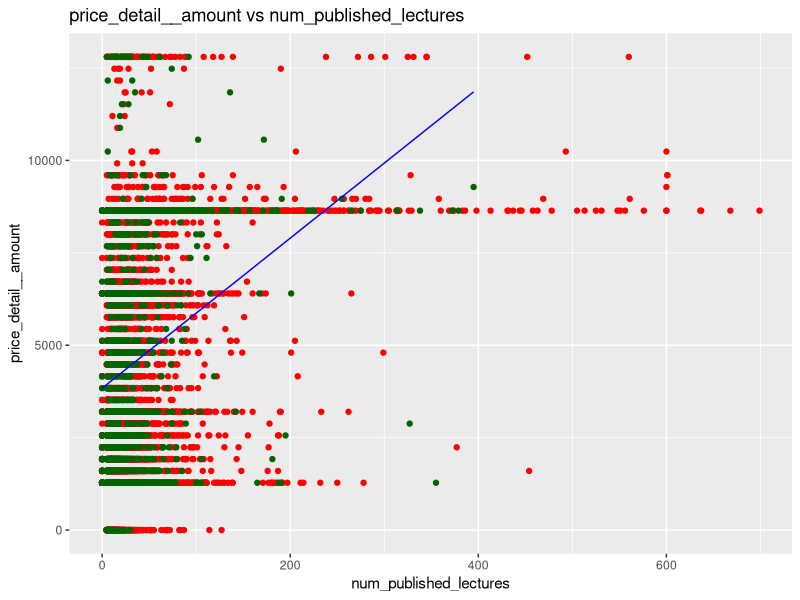
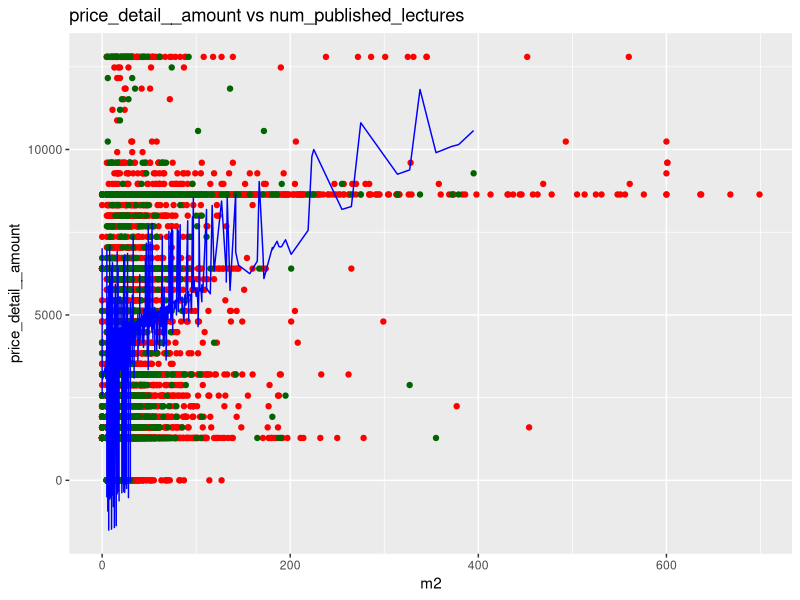
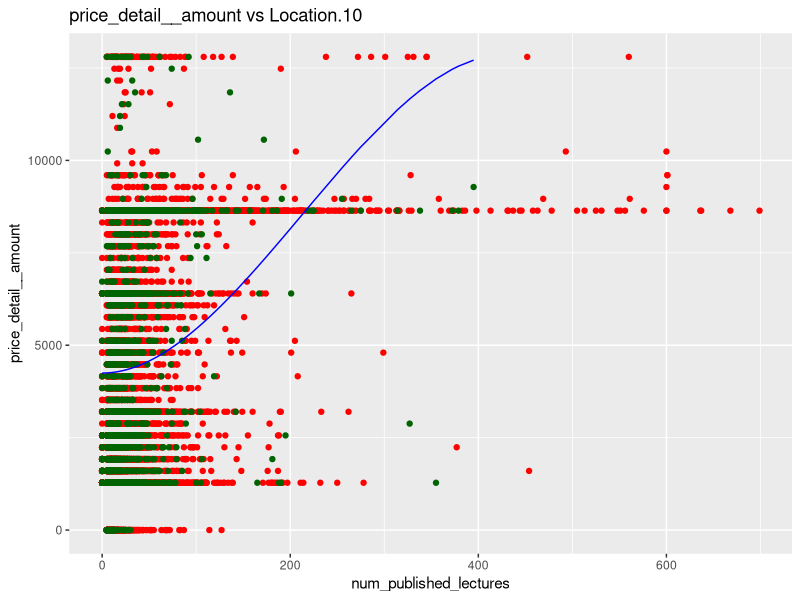

Source code (R) for these figures, in order:
## ---- chunk 1
knitr::opts_chunk$set(echo = TRUE)
## ---- chunk 2
info_train <- read.csv2("udemy_train.csv", header = TRUE, encoding = "UNICOD")
info_train <- info_train[,-1]
info_test <- read.csv2("udemy_test.csv", header = TRUE, encoding = "UNICOD")
info_test <- info_test[,-1]
## ---- chunk 3
model_sr <- lm(price_detail__amount ~ num_published_lectures, info_train)
summary(model_sr)
## ---- chunk 4
p_sr <- predict(model_sr, info_test)

r2_sr <- 1-sum((info_train$price_detail__amount - predict(model_sr, info_train))^2)/sum((info_train$price_detail__amount - mean(info_train$price_detail__amount))^2)
R2_sr <- cor(info_train$price_detail__amount, fitted(model_sr))^2 #simplier ex.

train_mse_sr <- sum((info_train$price_detail__amount-predict(model_sr, info_train))^2)/length(info_train$price_detail__amount)
test_mse_sr <- sum((info_test$price_detail__amount-p_sr)^2)/length(p_sr)

r2_sr
R2_sr
train_mse_sr
test_mse_sr
## ---- chunk 5
library(ggplot2)
ggplot() +
  geom_point(aes(info_train$num_published_lectures, info_train$price_detail__amount),colour = 'red') +
  geom_point(aes(info_test$num_published_lectures, info_test$price_detail__amount),colour = 'dark green') +
  geom_line(aes(info_test$num_published_lectures, p_sr),colour = 'blue') +
  ggtitle('price_detail__amount vs num_published_lectures') +
  xlab('num_published_lectures') +
  ylab('price_detail__amount')
## ---- chunk 6
model_mr <- lm(data = info_train, price_detail__amount ~ .)
summary(model_mr) 
## ---- chunk 7
p_mr <- predict(model_mr, info_test)

train_mse_opt <- sum((info_train$price_detail__amount-predict(model_mr, info_train))^2)/length(info_train$price_detail__amount)
test_mse_opt <- sum((info_test$price_detail__amount-p_mr)^2)/length(p_mr)

train_mse_opt
test_mse_opt
## ---- chunk 8
ggplot() +
  geom_point(aes(info_train$num_published_lectures, info_train$price_detail__amount),colour = "red") +
  geom_point(aes(info_test$num_published_lectures, info_test$price_detail__amount),colour = "dark green")+ geom_line(aes(info_test$num_published_lectures, p_mr),colour = "blue") + ggtitle("price_detail__amount vs num_published_lectures") + xlab("m2") +  ylab("price_detail__amount")
## ---- chunk 9
info_train_poly <- info_train[,c("price_detail__amount", "num_published_lectures")]
info_test_poly <- info_test[,c("price_detail__amount", "num_published_lectures")]
info_train_poly$num_published_lectures2 <- info_train_poly$num_published_lectures^2
info_train_poly$num_published_lectures3 <- info_train_poly$num_published_lectures^3
info_test_poly$num_published_lectures2 <- info_test_poly$num_published_lectures^2
info_test_poly$num_published_lectures3 <- info_test_poly$num_published_lectures^3
## ---- chunk 10
model_pr <- lm(data = info_train_poly, price_detail__amount ~ num_published_lectures2 + num_published_lectures3)
summary(model_pr) 
## ---- chunk 11
p_pr <- predict(model_pr, info_test_poly)

train_mse_poly <- sum((info_train_poly$price_detail__amount-predict(model_pr, info_train_poly))^2)/length(info_train_poly$price_detail__amount)
test_mse_poly <- sum((info_test_poly$price_detail__amount-p_pr)^2)/length(p_pr)

train_mse_poly
test_mse_poly
## ---- chunk 12
ggplot() +
  geom_point(aes(info_train_poly$num_published_lectures, info_train_poly$price_detail__amount),colour = 'red') +
  geom_point(aes(info_test_poly$num_published_lectures, info_test_poly$price_detail__amount),colour = 'dark green') +
  geom_line(aes(info_test_poly$num_published_lectures, p_pr),colour = 'blue') +
  ggtitle('price_detail__amount vs Location.10') +
  xlab('num_published_lectures') +
  ylab('price_detail__amount')
## ---- chunk 13
fit <- data.frame(p_sr, p_mr, p_pr)
write.csv2(fit, file = "Lab3_fit.csv")
